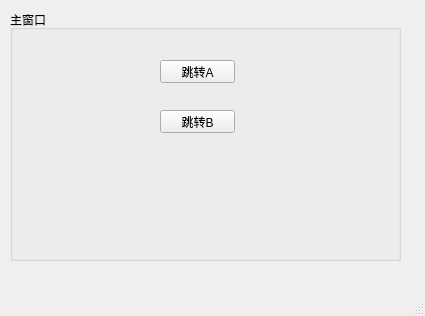
<?xml version="1.0" encoding="UTF-8"?>
<ui version="4.0">
 <class>MainWindow</class>
 <widget class="QMainWindow" name="MainWindow">
  <property name="geometry">
   <rect>
    <x>0</x>
    <y>0</y>
    <width>425</width>
    <height>316</height>
   </rect>
  </property>
  <property name="windowTitle">
   <string>MainWindow</string>
  </property>
  <widget class="QWidget" name="centralwidget">
   <widget class="QGroupBox" name="groupBox">
    <property name="geometry">
     <rect>
      <x>10</x>
      <y>10</y>
      <width>391</width>
      <height>251</height>
     </rect>
    </property>
    <property name="title">
     <string>主窗口</string>
    </property>
    <widget class="QPushButton" name="pushButton">
     <property name="geometry">
      <rect>
       <x>150</x>
       <y>50</y>
       <width>75</width>
       <height>23</height>
      </rect>
     </property>
     <property name="text">
      <string>跳转A</string>
     </property>
    </widget>
    <widget class="QPushButton" name="pushButton_2">
     <property name="geometry">
      <rect>
       <x>150</x>
       <y>100</y>
       <width>75</width>
       <height>23</height>
      </rect>
     </property>
     <property name="text">
      <string>跳转B</string>
     </property>
    </widget>
   </widget>
  </widget>
  <widget class="QMenuBar" name="menubar">
   <property name="geometry">
    <rect>
     <x>0</x>
     <y>0</y>
     <width>425</width>
     <height>22</height>
    </rect>
   </property>
  </widget>
  <widget class="QStatusBar" name="statusbar"/>
 </widget>
 <tabstops>
  <tabstop>pushButton</tabstop>
 </tabstops>
 <resources/>
 <connections/>
</ui>
